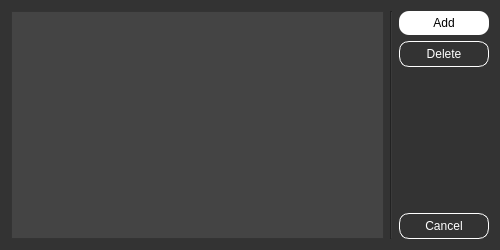
<?xml version="1.0" encoding="UTF-8"?>
<ui version="4.0">
 <class>Form</class>
 <widget class="QWidget" name="Form">
  <property name="geometry">
   <rect>
    <x>0</x>
    <y>0</y>
    <width>500</width>
    <height>250</height>
   </rect>
  </property>
  <property name="minimumSize">
   <size>
    <width>500</width>
    <height>250</height>
   </size>
  </property>
  <property name="maximumSize">
   <size>
    <width>500</width>
    <height>250</height>
   </size>
  </property>
  <property name="windowTitle">
   <string>Entries</string>
  </property>
  <property name="styleSheet">
   <string notr="true">background-color: #333</string>
  </property>
  <layout class="QHBoxLayout" name="horizontalLayout_2">
   <item>
    <layout class="QHBoxLayout" name="horizontalLayout" stretch="0,0,0">
     <item>
      <widget class="QListWidget" name="entriesListView">
       <property name="styleSheet">
        <string notr="true">background-color: #444</string>
       </property>
      </widget>
     </item>
     <item>
      <widget class="Line" name="line">
       <property name="orientation">
        <enum>Qt::Vertical</enum>
       </property>
      </widget>
     </item>
     <item>
      <layout class="QVBoxLayout" name="verticalLayout_2">
       <item>
        <widget class="QPushButton" name="addButton">
         <property name="styleSheet">
          <string notr="true">background-color: white; border-radius: 10px; padding: 5px 25px;</string>
         </property>
         <property name="text">
          <string>Add</string>
         </property>
        </widget>
       </item>
       <item>
        <widget class="QPushButton" name="deleteButton">
         <property name="styleSheet">
          <string notr="true">color: white; border-radius: 10px; padding: 5px 25px; border: 1px solid white;</string>
         </property>
         <property name="text">
          <string>Delete</string>
         </property>
        </widget>
       </item>
       <item>
        <spacer name="verticalSpacer">
         <property name="orientation">
          <enum>Qt::Vertical</enum>
         </property>
         <property name="sizeHint" stdset="0">
          <size>
           <width>20</width>
           <height>40</height>
          </size>
         </property>
        </spacer>
       </item>
       <item>
        <widget class="QPushButton" name="pushButton_3">
         <property name="styleSheet">
          <string notr="true">color: white; border-radius: 10px; padding: 5px 25px; border: 1px solid white;</string>
         </property>
         <property name="text">
          <string>Cancel</string>
         </property>
        </widget>
       </item>
      </layout>
     </item>
    </layout>
   </item>
  </layout>
 </widget>
 <resources/>
 <connections/>
</ui>
